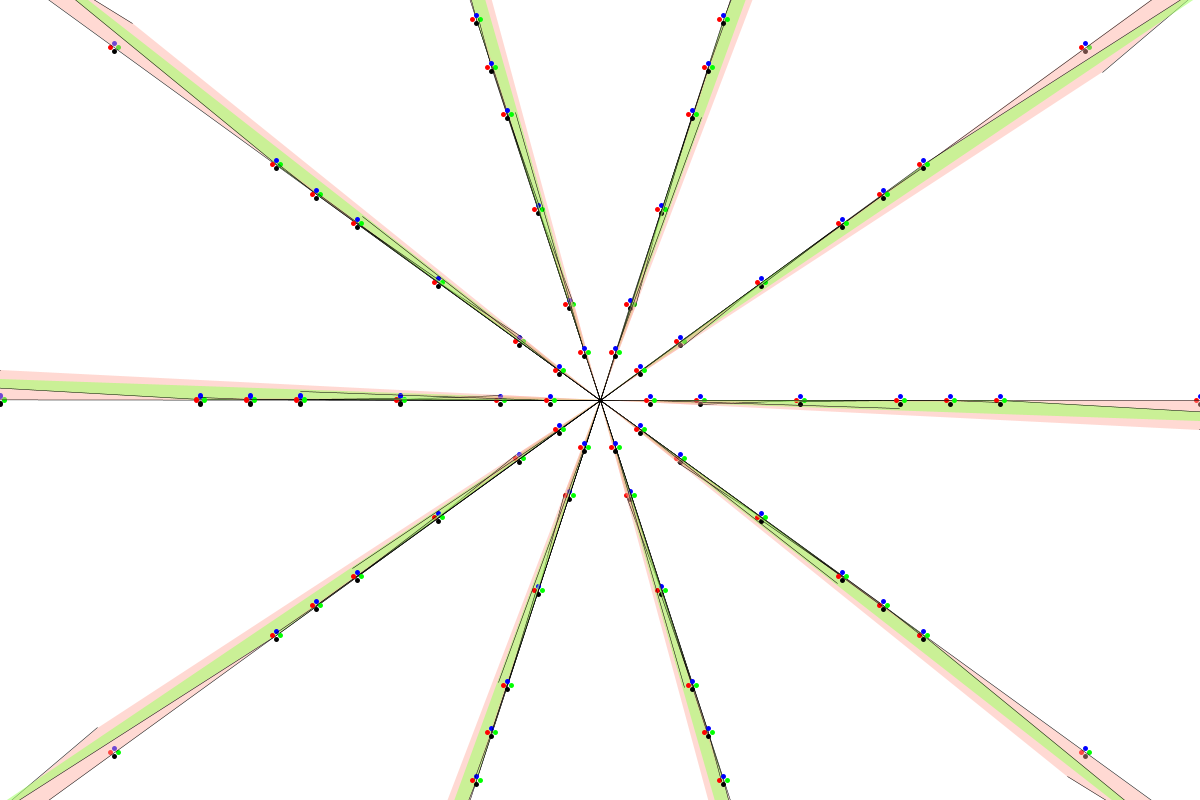
Frame 1 (no input)
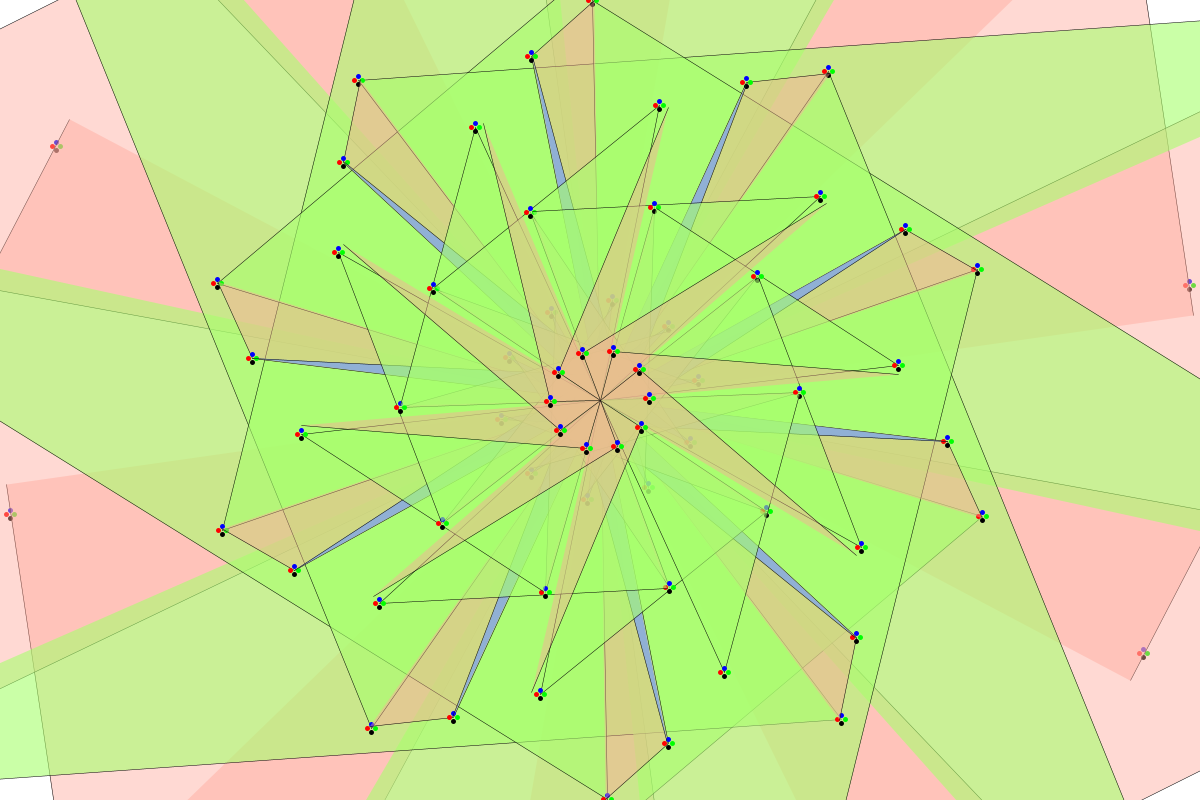
Frame 60 (the mouse pressed at the canvas centre just before this capture)
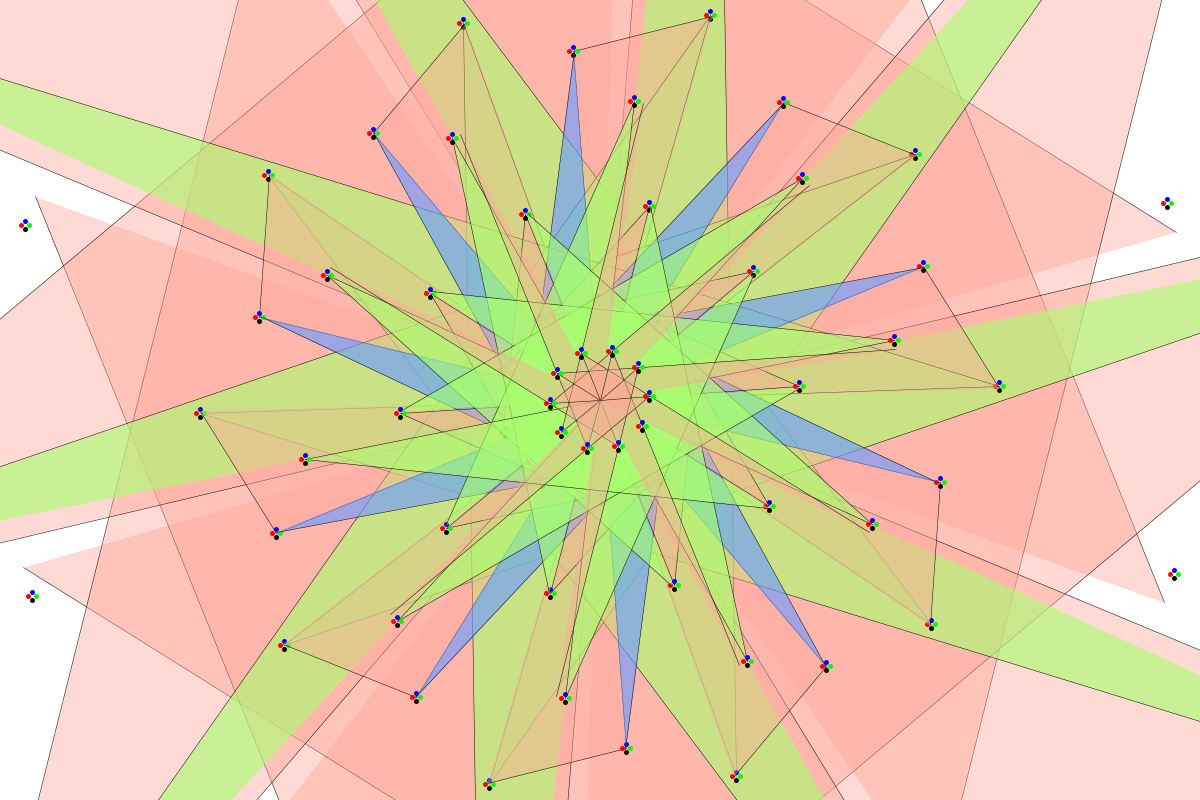
Frame 120 (the mouse held since frame 60 and released just before this capture)

The Processing sketch that drew these frames (run headless with seeded random() and noise(); from frame 60 on, the mouse is pressed at the canvas centre):

// Processing sketch: p_2015_06_10_spinCircles
// ── p_2015_06_10_spinCircles.pde
// SAM INGERSOLL //

ArrayList<Point> points = new ArrayList<Point>();  // List of points
int pointCount = 20;  // Number of points
int[] radius = { 600, 1000, 400, 350, 100, 200, 300, 50 };  // List of radii of circles
int[] pointsPer = { 10, 10, 10, 10, 10, 10, 10, 10 };  // List of points per circle
float[] speeds =  {0.05, 0.035, 0.005, 0.002, 0.05, 0.01, 0.03, 0.01, 0.04 }; // List of speeds for circles
// Lengths of the last 3 arrays must be the same.
int counter = 0;

void setup()  {
  size( 1200, 800 );
  background( 255 );
  for ( int j = 0 ; j < radius.length ; j++ )  {  // Iterates over each circle
    for ( int i = 0 ; i < pointsPer[j] ; i++ )  {  // Iterates over each point
      points.add( new Point( radius[j], 2*PI/pointsPer[j]*i ) );  // Initializes every point somewhere on its circle
    }
  }
}

void draw()  {
  background( 255 );
  int count = 0;
  for ( int j = 0 ; j < radius.length ; j++ )  {   // Iterates over each circle
    for ( int i = 0 ; i < pointsPer[j] ; i++ )  {  // Iterates over each point
      points.get(count).draw();  // Draws each point
      points.get(count).spin( speeds[j] );  // Moves each point with its circles own speed
      if ( count < points.size()-11 )  {  // If we are not dealing with the last 11 points
       if ( j % 2 == 0 )  // And we are dealing with an even point we use this color
         fill( 255, 255*noise(counter+10000), 255*noise(counter), 255*noise(counter+1000000) );
       else if ( j % 3 == 0 )  // Or a point divisible by 3 we use this color
         fill( 255*noise(counter+1000000), 255*noise(counter), 255, 255*noise(counter+10000) );
       else  // Otherwise we use this color
         fill( 255*noise(counter+10000), 255, 255*noise(counter+1000000), 255*noise(counter) );
       
       strokeWeight(0.5);
       beginShape();
       vertex( points.get(count).x, points.get(count).y);
       vertex( points.get(count+10).x, points.get(count+10).y);  
       vertex(width/2, height/2 );
       endShape();
      }
    count++;
    }
  }
//  rotatePoints();
//  counter += 1;
}

void connectPoints()  {  // Iterates over points in circles, connecting them to the next smallest circle.
  for ( int j = 0 ; j < radius.length ; j++ )  {
    for ( int i = 0 ; i < pointsPer[j] ; i++ )  {
      if ( j < radius.length-1 )  {
        for ( int k = 0 ; k < pointsPer[j+1] ; k++ )  {
//          float distance = 
//          if ( dist( points.get(i).x, points.get(i).y, points.get(k).x, points.get(k).y )
//          beginShape();
          
        }  
      }
    }
  }
}

// ── Points.pde

class Point  {
  private float x, y, angle, radius;
  Point( float radius, float angle )  {
  this.radius = radius;
  this.angle = angle;
  calcX();
  calcY();
 }
 
 void draw()  {  // Draws offset points of different colors
   strokeWeight( 5 );
   stroke( 255, 0, 0 );
   point( this.x-4, this.y ); 
   stroke( 0, 255, 0 );
   point( this.x+4, this.y ); 
   stroke( 0,0, 255 );
   point( this.x, this.y-4 ); 
   stroke( 0 );
   point( this.x, this.y+4 ); 
 }
 void calcX()  {  // Calculates the x value from the angle
   this.x = this.radius*cos(this.angle)+width/2;
 }
 void calcY()  {  // Calculates the y value from the angle
   this.y = this.radius*sin(this.angle)+height/2;
 }
 void setX( float x )  {
  this.x = x; 
 }
 void setY( float y )  {
  this.y = y; 
 }
 void spin( float increment )  {  // Spins the points
  this.angle += increment; 
  calcX();
  calcY();
 }
}
